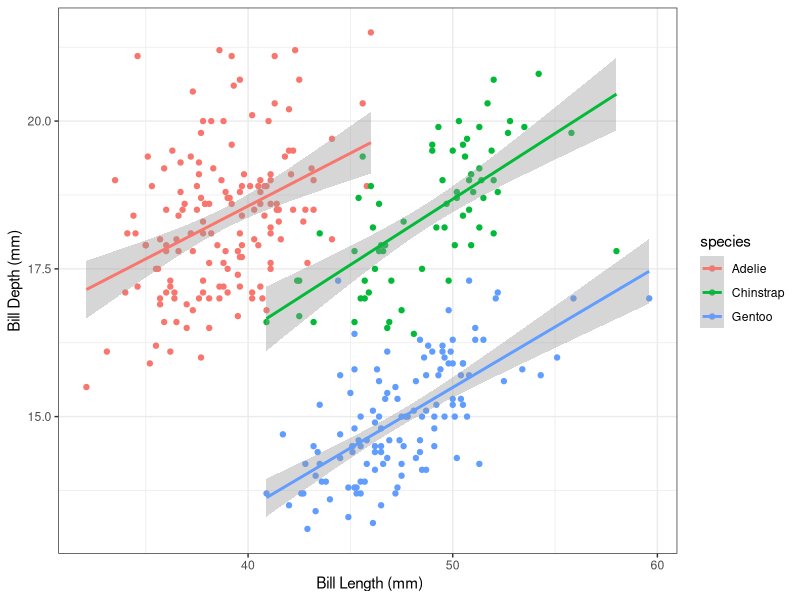

The R source for this figure:
## ---- chunk 1
#| message: false # this turns off the messages

library(here)
library(tidyverse)
library(palmerpenguins)

## ---- chunk 2
glimpse(penguins) # look at the Penguin data
## ---- chunk 3
#| warning: false

penguins %>%
  ggplot(aes(x = bill_length_mm, y = bill_depth_mm, color = species))+
  geom_point()+
  geom_smooth(method = lm)+
  labs(x = " Bill Length (mm)",
       y = "Bill Depth (mm)")+
  theme_bw()
